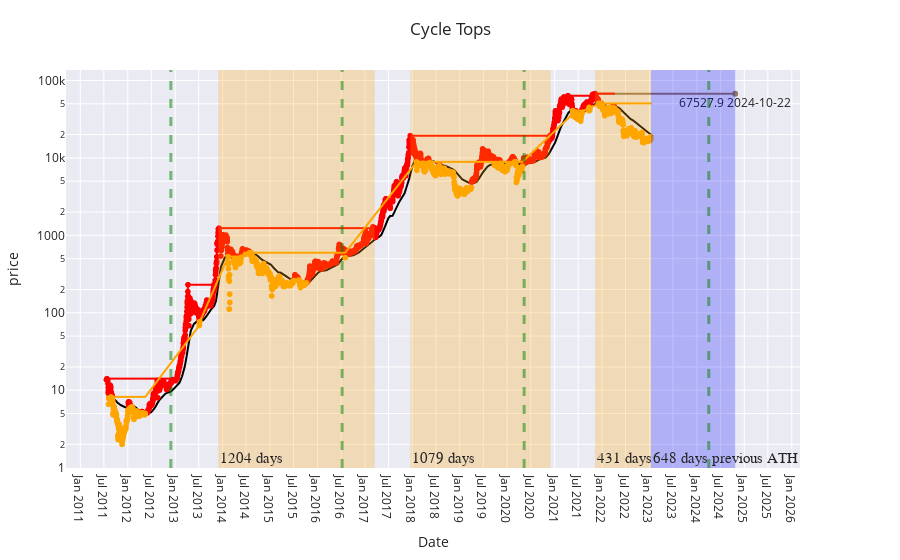

The code cell stored with this chart in its notebook:
### Code cell
## Approximate date/time to reach previous ATH

import plotly.express as px
import plotly.graph_objects as go
fig = px.scatter(df, x="date", y="price", color="status", color_discrete_sequence=["red", "orange"], trendline="expanding", trendline_options=dict(function="max"), 
                 title="price")

fig.add_trace(go.Scatter(name="MeanAvg", x=df['date'], y=df['meanavge'], marker = {'color' : 'black'}, legendrank=2))
# fig.add_trace(go.Scatter(name="Middle Bound", x=prediction['ds'],  mode = 'lines',line=dict(width=1,color='darkred'), y=np.exp(prediction['yhat']), legendrank=2))
# fig.add_trace(go.Scatter(name="Lower Bound", x=prediction['ds'],  mode = 'lines',line=dict(width=1,color='darkred'), y=np.exp(prediction['yhat_lower']), legendrank=1))
# fig.add_trace(go.Scatter(name="Upper Bound", x=prediction['ds'], mode = 'lines',line=dict(width=1,color='darkred'), y=np.exp(prediction['yhat_upper']), legendrank=1))

fig.update_yaxes(fixedrange=False)
fig.update_layout(title_text='Cycle Tops')
fig.update_yaxes(type="log")
fig.update_xaxes(ticklabelposition="inside top", title="Date")
fig.update_yaxes(nticks=15)
fig.update_xaxes(nticks=50)
fig.update_layout(
    margin=dict(l=20, r=100, t=70, b=20),
)

fig.add_vrect(x0="2017-03-17", x1="2013-11-29", 
              annotation_text=str((date(2017, 3, 17)-date(2013, 11, 29)).days) + " days", annotation_position="bottom left",
              annotation=dict(font_size=15, font_family="Times New Roman"),
              fillcolor="orange", opacity=0.25, line_width=0)
fig.add_vrect(x0="2017-12-17", x1="2020-11-30", 
              annotation_text=str((date(2020, 11, 30)-date(2017, 12, 17)).days) + " days", annotation_position="bottom left",
              annotation=dict(font_size=15, font_family="Times New Roman"),
              fillcolor="orange", opacity=0.25, line_width=0)
fig.add_vrect(x0="2021-11-08", x1=(f'{datetime.today():%Y-%m-%d}'), 
              annotation_text=str((date.today()-date(2021, 11, 8)).days) + " days", annotation_position="bottom left",
              annotation=dict(font_size=15, font_family="Times New Roman"),
              fillcolor="orange", opacity=0.25, line_width=0)
fig.add_vrect(x0=(f'{datetime.today():%Y-%m-%d}'), x1="2024-10-22", 
              annotation_text=str((date(2024, 10, 22) - date.today()).days) + " days previous ATH", annotation_position="bottom left",
              annotation=dict(font_size=15, font_family="Times New Roman"),
              fillcolor="blue", opacity=0.25, line_width=0)

fig.add_trace(go.Scatter(
    x=[(date(2021, 11, 8)),(date(2021, 11, 8) +timedelta(days=1079))],
    y=[df.price[df['price']==df.price.max()].tolist()[0],df.price[df['price']==df.price.max()].tolist()[0]],
    mode="markers+text+lines",
    name="Lines and Text",
    text=[ " ",str(df.price[df['price']==df.price.max()].tolist()[0]) + " " + str((date(2021, 11, 8) +timedelta(days=1079)))],
    textposition="bottom center"
))


fig.update_layout(showlegend=False)
fig.add_vline(x='2012-11-28', line_width=3, line_dash="dash", line_color="green")
fig.add_vline(x='2016-07-09', line_width=3, line_dash="dash", line_color="green")	
fig.add_vline(x='2020-05-11', line_width=3, line_dash="dash", line_color="green")	
fig.add_vline(x='2024-04-02', line_width=3, line_dash="dash", line_color="green")	
fig.layout.template = 'seaborn'
fig.show()
fig.write_html('../static/approximatenextath.html')

### Figure 1 — Plotly figure (JSON) as saved in the notebook; plotly's stock layout.template omitted (floating-point values rounded to 4 significant figures; data arrays with more than 128 entries replaced by an {"elided": "..."} marker saying what was removed)
{"data": [{"hovertemplate": "status=Overvalued<br>date=%{x}<br>price=%{y}<extra></extra>", "legendgroup": "Overvalued", "marker": {"color": "red", "symbol": "circle"}, "mode": "markers", "name": "Overvalued", "showlegend": true, "type": "scattergl", "x": {"elided": "2483 str values"}, "xaxis": "x", "y": {"elided": "2483 float values"}, "yaxis": "y"}, {"hovertemplate": "<b>Expanding max trendline</b><br><br>status=Overvalued<br>date=%{x}<br>price=%{y} <b>(trend)</b><extra></extra>", "legendgroup": "Overvalued", "marker": {"color": "red", "symbol": "circle"}, "mode": "lines", "name": "Overvalued", "showlegend": false, "type": "scattergl", "x": {"elided": "2483 str values"}, "xaxis": "x", "y": {"elided": "2483 float values"}, "yaxis": "y"}, {"hovertemplate": "status=Undervalue<br>date=%{x}<br>price=%{y}<extra></extra>", "legendgroup": "Undervalue", "marker": {"color": "orange", "symbol": "circle"}, "mode": "markers", "name": "Undervalue", "showlegend": true, "type": "scattergl", "x": {"elided": "1683 str values"}, "xaxis": "x", "y": {"elided": "1683 float values"}, "yaxis": "y"}, {"hovertemplate": "<b>Expanding max trendline</b><br><br>status=Undervalue<br>date=%{x}<br>price=%{y} <b>(trend)</b><extra></extra>", "legendgroup": "Undervalue", "marker": {"color": "orange", "symbol": "circle"}, "mode": "lines", "name": "Undervalue", "showlegend": false, "type": "scattergl", "x": {"elided": "1683 str values"}, "xaxis": "x", "y": {"elided": "1683 float values"}, "yaxis": "y"}, {"legendrank": 2, "marker": {"color": "black"}, "name": "MeanAvg", "type": "scatter", "x": {"elided": "4166 str values"}, "y": {"elided": "4166 float values"}}, {"mode": "markers+text+lines", "name": "Lines and Text", "text": [" ", "67527.9 2024-10-22"], "textposition": "bottom center", "type": "scatter", "x": ["2021-11-08", "2024-10-22"], "y": [67530.0, 67530.0]}], "layout": {"annotations": [{"font": {"family": "Times New Roman", "size": 15}, "showarrow": false, "text": "1204 days", "x": "2013-11-29", "xanchor": "left", "xref": "x", "y": 0, "yanchor": "bottom", "yref": "y domain"}, {"font": {"family": "Times New Roman", "size": 15}, "showarrow": false, "text": "1079 days", "x": "2017-12-17", "xanchor": "left", "xref": "x", "y": 0, "yanchor": "bottom", "yref": "y domain"}, {"font": {"family": "Times New Roman", "size": 15}, "showarrow": false, "text": "431 days", "x": "2021-11-08", "xanchor": "left", "xref": "x", "y": 0, "yanchor": "bottom", "yref": "y domain"}, {"font": {"family": "Times New Roman", "size": 15}, "showarrow": false, "text": "648 days previous ATH", "x": "2023-01-13", "xanchor": "left", "xref": "x", "y": 0, "yanchor": "bottom", "yref": "y domain"}], "legend": {"title": {"text": "status"}, "tracegroupgap": 0}, "margin": {"b": 20, "l": 20, "r": 100, "t": 70}, "shapes": [{"fillcolor": "orange", "line": {"width": 0}, "opacity": 0.25, "type": "rect", "x0": "2017-03-17", "x1": "2013-11-29", "xref": "x", "y0": 0, "y1": 1, "yref": "y domain"}, {"fillcolor": "orange", "line": {"width": 0}, "opacity": 0.25, "type": "rect", "x0": "2017-12-17", "x1": "2020-11-30", "xref": "x", "y0": 0, "y1": 1, "yref": "y domain"}, {"fillcolor": "orange", "line": {"width": 0}, "opacity": 0.25, "type": "rect", "x0": "2021-11-08", "x1": "2023-01-13", "xref": "x", "y0": 0, "y1": 1, "yref": "y domain"}, {"fillcolor": "blue", "line": {"width": 0}, "opacity": 0.25, "type": "rect", "x0": "2023-01-13", "x1": "2024-10-22", "xref": "x", "y0": 0, "y1": 1, "yref": "y domain"}, {"line": {"color": "green", "dash": "dash", "width": 3}, "type": "line", "x0": "2012-11-28", "x1": "2012-11-28", "xref": "x", "y0": 0, "y1": 1, "yref": "y domain"}, {"line": {"color": "green", "dash": "dash", "width": 3}, "type": "line", "x0": "2016-07-09", "x1": "2016-07-09", "xref": "x", "y0": 0, "y1": 1, "yref": "y domain"}, {"line": {"color": "green", "dash": "dash", "width": 3}, "type": "line", "x0": "2020-05-11", "x1": "2020-05-11", "xref": "x", "y0": 0, "y1": 1, "yref": "y domain"}, {"line": {"color": "green", "dash": "dash", "width": 3}, "type": "line", "x0": "2024-04-02", "x1": "2024-04-02", "xref": "x", "y0": 0, "y1": 1, "yref": "y domain"}], "showlegend": false, "title": {"text": "Cycle Tops"}, "xaxis": {"anchor": "y", "domain": [0, 1], "nticks": 50, "ticklabelposition": "inside top", "title": {"text": "Date"}}, "yaxis": {"anchor": "x", "domain": [0, 1], "fixedrange": false, "nticks": 15, "title": {"text": "price"}, "type": "log"}}}
